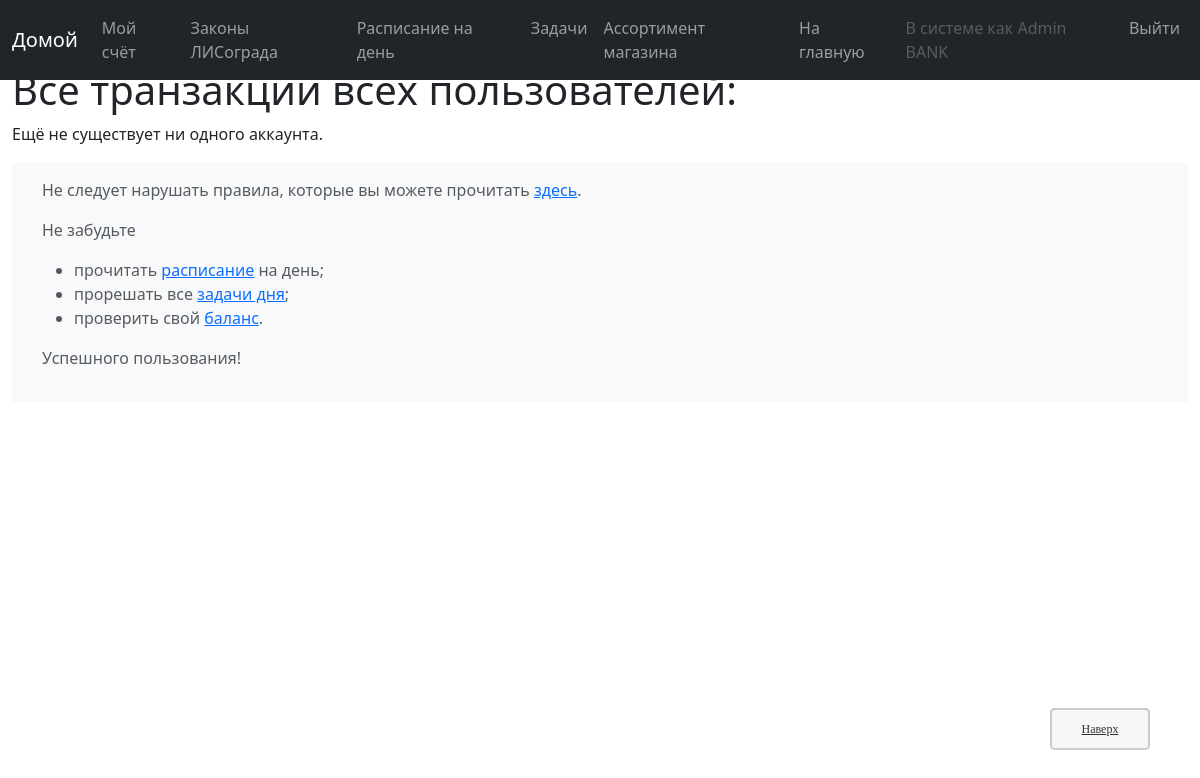
The app's page /bank/accounts/ (signed in), older data.
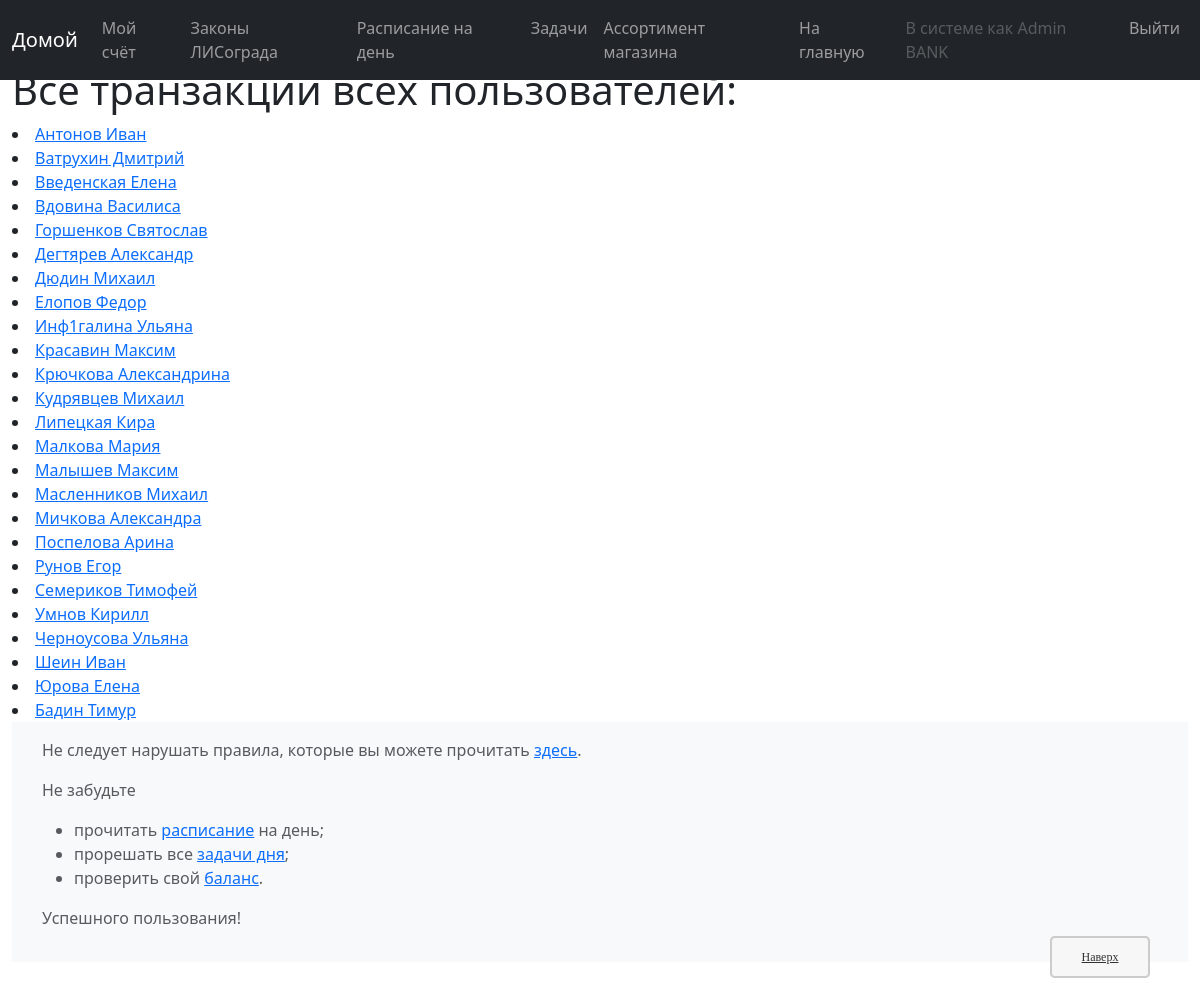
The same page, newer data.
### bank/models.py (models this page shows, shortened)
class account(models.Model):
    user = models.OneToOneField(User, on_delete=models.CASCADE, verbose_name=gc('account, fields, user, verbose_name'))
    balance = models.FloatField(default=0, verbose_name=gc('account, fields, balance, verbose_name'))
    id = models.UUIDField(primary_key=True, default=uuid.uuid4, help_text=gc('account, fields, id, help_text'))#, editable=False)
    first_name = models.CharField(max_length=40, default=gc('account, fields, first_name, default'),
                                  verbose_name=gc('account, fields, first_name, verbose_name'))   #   Имя
    middle_name = models.CharField(max_length=40, default=gc('account, fields, middle_name, default'),
                                   verbose_name=gc('account, fields, middle_name, verbose_name')) #   Отчество
    last_name = models.CharField(max_length=40, default=gc('account, fields, last_name, default'),
                                 verbose_name=gc('account, fields, last_name, verbose_name'))     #   Фамилия
    user_group = models.CharField(max_length=40, choices=EXISTING_GROUPS, default='None',
                                  help_text=gc('account, fields, user_group, help_text'),
                                  verbose_name=gc('account, fields, user_group, verbose_name'))
    party = models.IntegerField(default=0, verbose_name=gc('account, fields, party, verbose_name'))
    theme_self = models.CharField(max_length=50, choices=EXISTING_THEMES, default='default',
                                  help_text=gc('account, fields, theme_self, help_text'),
                                  verbose_name=gc('account, fields, theme_self, verbose_name'))
    account_status = models.CharField(max_length=100, default='', blank=True,
                                      verbose_name=gc('account, fields, account_status, verbose_name'))
    class Meta:
        ordering = ["party", "last_name"]
        permissions = PERMISSIONS
    def get_absolute_url(self):
        return reverse('account-detail', args=[str(self.id)])
    def short_name(self) -> str:
        return f'{self.last_name} {self.first_name}'

### bank/views/view_info.py (the view)
@permission_required('bank.staff_')
def all_accounts_list_view(request):
    acc_all = account.objects.exclude(party=0).order_by('party', 'last_name') #.filter(name=self.request.user.account.balance)
    paginator1 = Paginator(acc_all, 25)
    page1 = request.GET.get('page1')
    try:
        items1 = paginator1.page(page1)
    except PageNotAnInteger:
        items1 = paginator1.page(1)
    except EmptyPage:
        items1 = paginator1.page(paginator1.num_pages)
    return render(
        request,
        'bank/info_view/balances.html',
        context={
            'object_list': items1,
        }
    )

### templates/bank/info_view/balances.html
{% extends "bank/base_generic.html" %}
{% block content %}
    <h1>Все транзакции всех пользователей:</h1>
    {% if object_list %}
    <ui>
        {% for element in object_list %}
        <li>
            <a href="{{ element.get_absolute_url }}">{{ element.short_name }}</a>
        </li>
        {% endfor %}
    </ui>
    {% else %}
      <p>Ещё не существует ни одного аккаунта.</p>
    {% endif %}
    <a href="#top" title="В начало" tabindex="-1" class="topbutton">Наверх</a>
{% endblock %}

### templates/bank/base_generic.html (shortened to what this page needs)
<!DOCTYPE html>
<html lang="ru">
<head>
  {% load static %}
  <link rel="stylesheet" href="{% static 'src/bootstrap/css/bootstrap.min.css' %}">
  <link id="main-style" rel="stylesheet" href="{% static 'bank/css/styles.css' %}">
</head>
<body>
    <div class="top-panel" role="navigation">
        <nav class="navbar navbar-expand-md navbar-dark fixed-top bg-dark">
            <div class="container-fluid">
              <a class="navbar-brand" href="{% url 'index_of_bank' %}">Домой</a>
              <div class="collapse navbar-collapse" id="navbarCollapse">
                <ul class="navbar-nav me-auto">
                    {% if user.is_authenticated %}
                        <li class="nav-item"><a class="nav-link" aria-current="page" href="{% url 'my-transactions' %}">Мой счёт</a></li>
                    {% endif %}
                    <li class="nav-item"><a class="nav-link" aria-current="page" href="{% url 'rules' %}">Законы ЛИСограда</a></li>
                    <li class="nav-item"><a class="nav-link" aria-current="page" href="{% url 'plans' %}">Расписание на день</a></li>
                    <li class="nav-item"><a class="nav-link" aria-current="page" href="{% url 'answers' %}">Задачи</a></li>
                    <li class="nav-item"><a class="nav-link" aria-current="page" href="{% url 'shop' %}">Ассортимент магазина</a></li>
                    <li class="nav-item"><a class="nav-link" aria-current="page" href="{% url 'index' %}">На главную</a></li>
                </ul>
                <ul class="navbar-nav ms-auto">
                    {% if user.is_authenticated %}
                    <li class="nav-item"><a class="nav-link disabled">В системе как {{ request.user.account.short_name }}</a></li>
                    <li class="nav-item"><a class="nav-link" aria-current="page" href="{% url 'logout' %}?next={{ request.path }}">Выйти</a></li>
                    {% else %}
                    <li class="nav-item"><a class="nav-link disabled">Вы не авторизированы в системе</a></li>
                    <li class="nav-item"><a class="nav-link" aria-current="page" href="{% url 'login' %}?next={{ request.path }}">Войти</a></li>
                    {% endif %}
                </ul>
              </div>
            </div>
        </nav>
    </div>
    <div class="container-fluid main">
        <div class="row">
            <div class="col-sm-12" style="margin-top: 66px;margin-bottom: 66px;">
                {% block content %}
                {% endblock %}
                <a href="#top" title="В начало" tabindex="-1" class="topbutton">Наверх</a>
                {% block footer %}
                <footer class="footer mt-auto py-3 bg-body-tertiary">
                    <div class="container">
                        <span class="text-body-secondary">
                            <p>Не следует нарушать правила, которые вы можете прочитать <a href="{% url 'rules' %}">здесь</a>.</p>
                            <p>Не забудьте
                            <ul>
                                <li>прочитать <a href="{% url 'plans' %}">расписание</a> на день;</li>
                                <li>прорешать все <a href="{% url 'answers' %}">задачи дня</a>;</li>
                                <li>проверить свой <a href="{% url 'my-transactions' %}">баланс</a>.</li>
                            </ul></p>
                            <p>Успешного пользования!</p>
                        </span>
                    </div>
                </footer>
                {% endblock %}
            </div>
        </div>
    </div>
</body>
</html>

### static/bank/css/styles.css (style rules this page uses)
.topbutton { width:100px; border:2px solid #ccc; background:#f7f7f7; text-align:center; padding:10px; position:fixed; bottom:50px; right:50px; cursor:pointer; color:#333; font-family:verdana; font-size:12px; border-radius: 5px; -moz-border-radius: 5px; -webkit-border-radius: 5px; -khtml-border-radius: 5px; }

Row changes from the older to the newer data that the page shows:
added account: short_name "Антонов Иван"
added account: short_name "Ватрухин Дмитрий"
added account: short_name "Введенская Елена"
added account: short_name "Вдовина Василиса"
added account: short_name "Горшенков Святослав"
added account: short_name "Дегтярев Александр"
added account: short_name "Дюдин Михаил"
added account: short_name "Елопов Федор"
added account: short_name "Инф1галина Ульяна"
added account: short_name "Красавин Максим"
added account: short_name "Крючкова Александрина"
added account: short_name "Кудрявцев Михаил"
added account: short_name "Липецкая Кира"
added account: short_name "Малкова Мария"
added account: short_name "Малышев Максим"
added account: short_name "Масленников Михаил"
added account: short_name "Мичкова Александра"
added account: short_name "Поспелова Арина"
added account: short_name "Рунов Егор"
added account: short_name "Семериков Тимофей"
added account: short_name "Умнов Кирилл"
added account: short_name "Черноусова Ульяна"
added account: short_name "Шеин Иван"
added account: short_name "Юрова Елена"
added account: short_name "Бадин Тимур"
Text that changed along with them:
text no longer shown: "Ещё не существует ни одного аккаунта."
